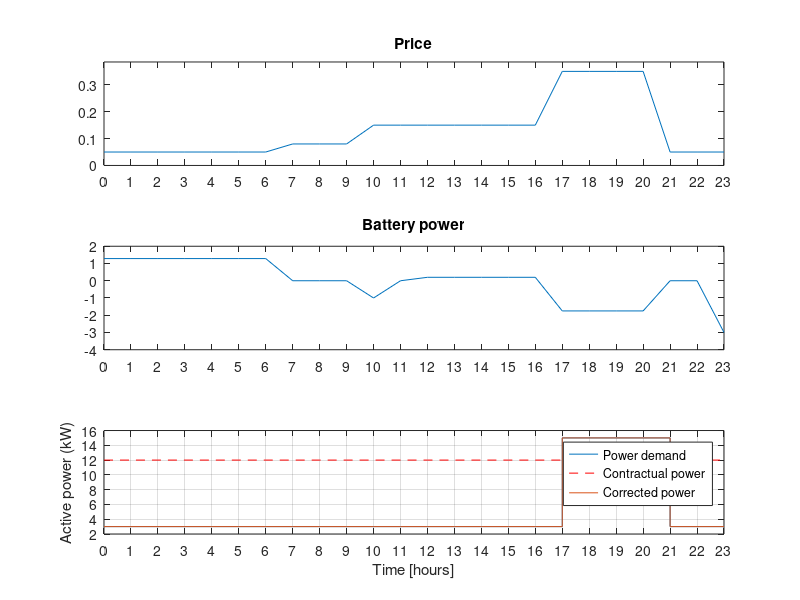
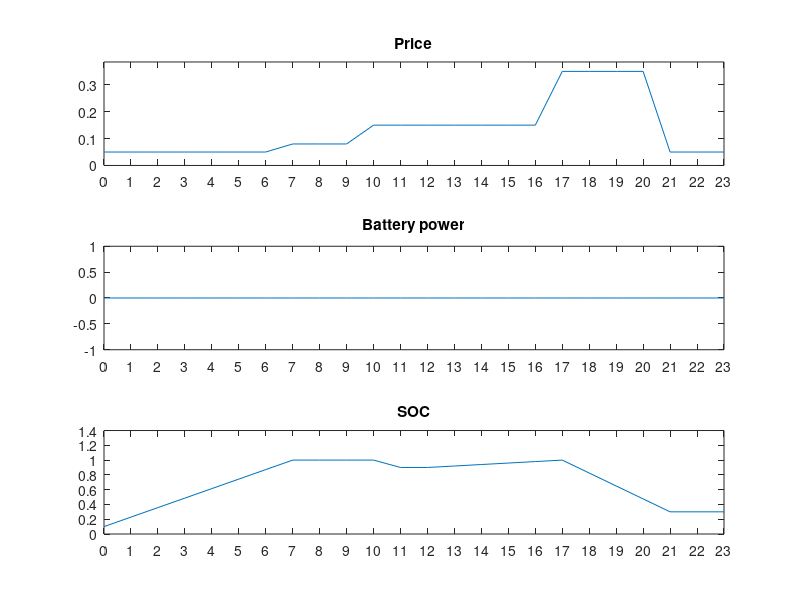

Here is the MATLAB script that generated these plots, in order:
% Code to optimize the charge discharge of a battery considering a variable
% price of the electricity.

clc;
clear all;
close all;

% price signal
T = 24;
DeltaT = 1;
Enom = 10;
Bmax = 5 * ones(T, 1);
Bmin = -5 * ones(T, 1);
SOC0 = 0.1;
SOCMAX = ones(T, 1)
SOCMIN = 0 * ones(T, 1);

Pmax = 5;


L = 2 * ones(T, 1);
L(17:20) = 3;




SOCMAX(11:12) = 0.9;

SOCMIN(20:23)=0.3;



c = ones(T, 1);
time = 0:DeltaT:T-1;

c(1:7) = 0.05;
c(8:10) = 0.08;
c(11:17) = 0.15;
c(18:21) = 0.35;
c(22:T) = 0.05;


plot(time, c)
ylim([0, max(c)*1.1])
xticks([0:23])
xlim([0, 23])
grid on
xlabel('Time [hours]')
ylabel('Price signal (CHF/kWh)')



f = c;

sigma = tril(ones(T, T));


A0 = sigma * DeltaT / Enom;
b0 = SOCMAX - SOC0;

A1 = -sigma * DeltaT / Enom;
b1 = -(SOCMIN - SOC0);

A2 = eye(T);
b2 = Pmax * ones(T);

A = vertcat(A0, A1);
b = vertcat(b0, b1);


x_lin = linprog(f, A, b, [], [], Bmin, Bmax);
x_qua = quadprog(eye(T)*0.01, f, A, b, [], [], Bmin, Bmax);


x = x_qua;

SOC = SOC0 + sigma * DeltaT / Enom * x;
SOC = vertcat(SOC0, SOC(1:end-1));


close all;


subplot(3, 1, 1)
plot(time, c)
ylim([0, max(c)*1.1])
xticks([0:23])
xlim([0, 23])
title('Price');


subplot(3, 1, 2)
plot(time, x)
xticks([0:23])
xlim([0, 23])
title('Battery power');

subplot(3, 1, 3)
plot(time, SOC)
xticks([0:23])
xlim([0, 23])
title('SOC');


%nop


% Electricity bill

fprintf('Price of electricity: %.1f CHF. \n', f' * x * DeltaT);


% Example where demand is meaningful: peak shaving


close all;

D = ones(T, 1)*3;
D(18:21) = 15;
PMAX = 12;

stairs(time, D)
hold on
stairs(time, time * 0 + PMAX, 'r--')
hold off
xticks([0:23])
xlim([0, 23])
grid on
xlabel('Time [hours]')
ylabel('Active power (kW)')
legend('Power demand', 'Contractual power');

% We have a contractual limitation of 12 kW.

A = vertcat(A0, A1, eye(T));
b = vertcat(b0, b1, PMAX - D);

x = quadprog(eye(T)*0.1, f, A, b, [], [], Bmin, Bmax);


P = D + x;

hold on
stairs(time, P)
legend('Power demand', 'Contractual power', 'Corrected power');
hold on


figure
subplot(3, 1, 1)
plot(time, c)
ylim([0, max(c)*1.1])
xticks([0:23])
xlim([0, 23])
title('Price');


subplot(3, 1, 2)
plot(time, x)
xticks([0:23])
xlim([0, 23])
title('Battery power');

subplot(3, 1, 3)
plot(time, SOC)
xticks([0:23])
xlim([0, 23])
title('SOC');












